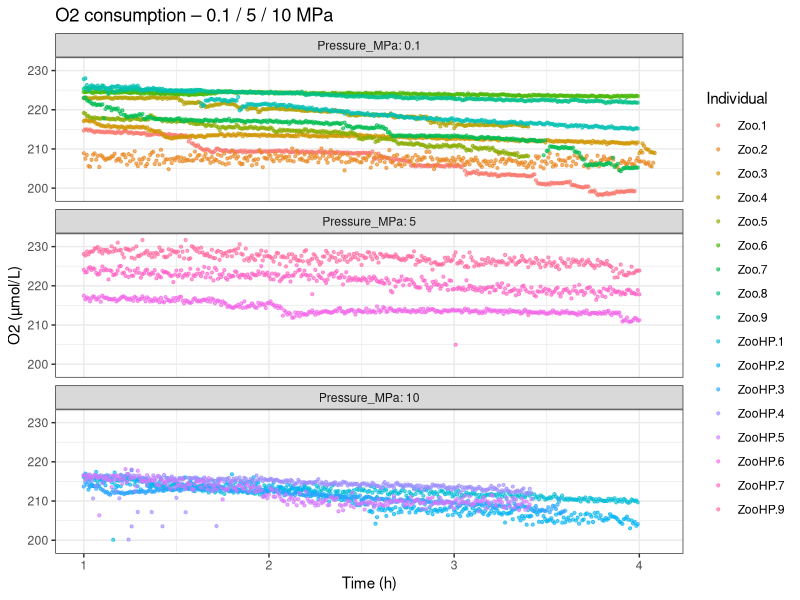
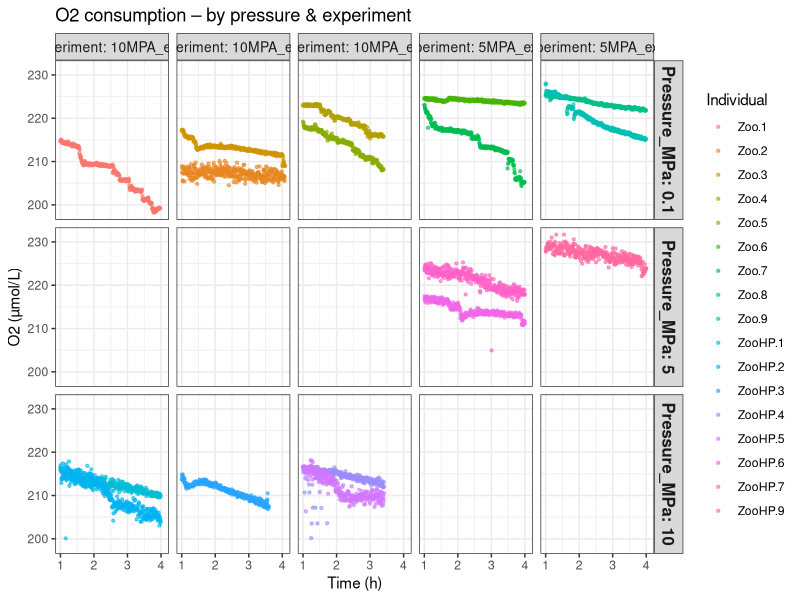

Recreate these plots in R, in order.
# ================================================
# 02 - Merge & explore oxygen time series
# ================================================
# Description : Load corrected experiments, merge into a single dataset,
#               and produce exploratory figures of O2 time series.
# Author      : Élodie M.A. Jacob
# Date        : 2026
# ================================================

library(dplyr)
library(ggplot2)

# ---- 1. Load corrected experiments ----

d_10MPA      <- read.csv("outputs/data_corrected/d_10MPA_exp1.csv")
d_10MPA_bis  <- read.csv("outputs/data_corrected/d_10MPA_exp2.csv")
d_10MPA_tris <- read.csv("outputs/data_corrected/d_10MPA_exp3.csv")
d_5MPA       <- read.csv("outputs/data_corrected/d_5MPA_exp1.csv")
d_5MPA_bis   <- read.csv("outputs/data_corrected/d_5MPA_exp2.csv")

# ---- 2. Combine all experiments ----

all_experiments <- bind_rows(
  mutate(d_10MPA,      Experiment = "10MPA_exp1", Pressure_MPa = 10),
  mutate(d_10MPA_bis,  Experiment = "10MPA_exp2", Pressure_MPa = 10),
  mutate(d_10MPA_tris, Experiment = "10MPA_exp3", Pressure_MPa = 10),
  mutate(d_5MPA,       Experiment = "5MPA_exp1",  Pressure_MPa = 5),
  mutate(d_5MPA_bis,   Experiment = "5MPA_exp2",  Pressure_MPa = 5)
)

# ATM controls are at 0.1 MPa
all_experiments$Pressure_MPa[all_experiments$Condition == "ZooATM"] <- 0.1

# Save merged dataset
write.csv(all_experiments, "outputs/data_corrected/all_experiments.csv", row.names = FALSE)

# ---- 3. Subset zooplankton chambers only ----

zoo_all <- all_experiments[all_experiments$Condition %in% c("ZooHP", "ZooATM"), ]

# ---- 4. Figures ----

# -- 4a. O2 time series by pressure (3 panels) --
p_by_pressure <- ggplot(zoo_all, aes(x = Time, y = O2, color = ID, group = ID)) +
  geom_point(size = 0.8, alpha = 0.6) +
  facet_wrap(~ Pressure_MPa, labeller = label_both, nrow = 3) +
  labs(title = "O2 consumption – 0.1 / 5 / 10 MPa",
       x = "Time (h)", y = "O2 (µmol/L)", color = "Individual") +
  theme_bw(base_size = 11)

ggsave("outputs/figures/exploration/all_series_by_pressure.png",
       p_by_pressure, width = 8, height = 10, dpi = 300)

# -- 4b. O2 time series by pressure × experiment --
p_by_exp <- ggplot(zoo_all, aes(x = Time, y = O2, color = ID, group = ID)) +
  geom_point(size = 0.8, alpha = 0.6) +
  facet_grid(Pressure_MPa ~ Experiment, labeller = label_both) +
  labs(title = "O2 consumption – by pressure & experiment",
       x = "Time (h)", y = "O2 (µmol/L)", color = "Individual") +
  theme_bw(base_size = 11) +
  theme(strip.text.y = element_text(face = "bold", size = 12),
        strip.text.x = element_text(size = 10))

ggsave("outputs/figures/exploration/all_series_by_exp.png",
       p_by_exp, width = 14, height = 10, dpi = 300)
